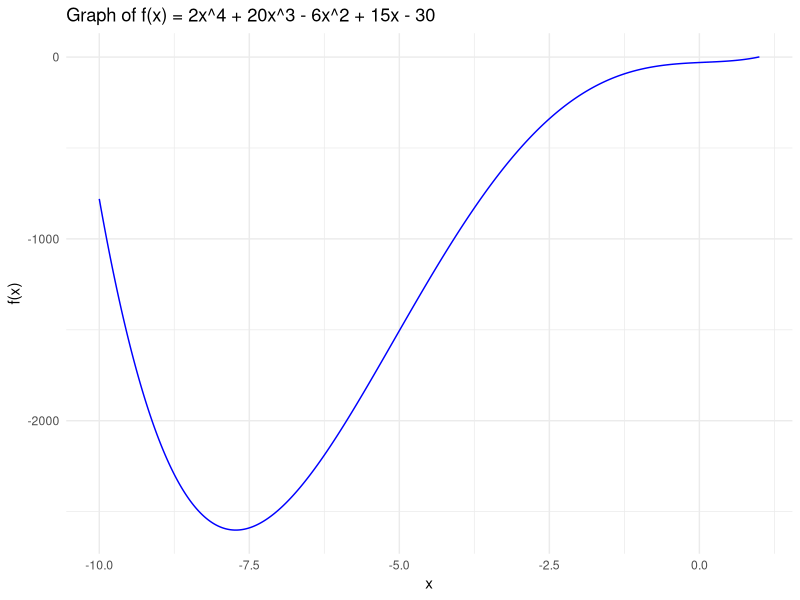

The R source for this figure:
## ---- chunk 1


library(ggplot2)

ftn = function(x) {
  2 * x^4 + 20 * x^3 - 6 * x^2 + 15 * x - 30
}

plot_function = function() {
  x = seq(-10, 1, by = 0.01)
  y = sapply(x, ftn)
  df = data.frame(x, y)
  
  ggplot(df, aes(x, y)) +
    geom_line(color = "blue") +
    ggtitle("Graph of f(x) = 2x^4 + 20x^3 - 6x^2 + 15x - 30") +
    xlab("x") + ylab("f(x)") +
    theme_minimal()
}


golden_section = function(ftn, xl, xm, xr, tol = 1e-7) {
 
  phi = (1 + sqrt(5)) / 2
  

  f.l = ftn(xl)
  f.m = ftn(xm)
  f.r = ftn(xr)

  if (f.l < f.m || f.r < f.m) {
    cat("Error: Middle point is not the lowest. Check your initial points.\n")
    return(NULL)
  }
  
  while (xr - xl > tol) {
    if ((xr - xm) > (xm - xl)) {
      xnew = xm + (xr - xm) / phi
    } else {
      xnew = xm - (xm - xl) / phi
    }
    f.new = ftn(xnew)

    if (f.new < f.m) {
      if (xnew > xm) {
        xl = xm
        xm = xnew
      } else {
        xr = xm
        xm = xnew
      }
      f.m = f.new
    } else {
      if (xnew > xm) {
        xr = xnew
      } else {
        xl = xnew
      }
    }
  }
  
  cat("The function has a minimum value at x =", xm, "\n")
  return(xm)
}

plot_function()

xl = -10
xm = -7.5
xr = -5

golden_section(ftn, xl, xm, xr)

